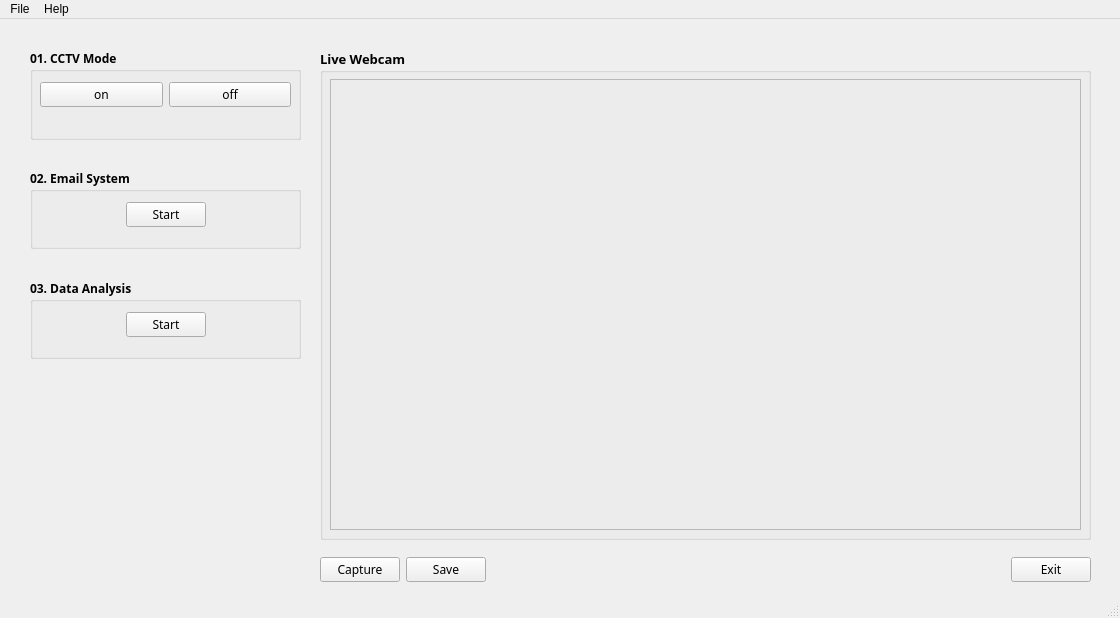
<?xml version="1.0" encoding="UTF-8"?>
<ui version="4.0">
 <class>MainWindow</class>
 <widget class="QMainWindow" name="MainWindow">
  <property name="geometry">
   <rect>
    <x>0</x>
    <y>0</y>
    <width>1120</width>
    <height>618</height>
   </rect>
  </property>
  <property name="windowTitle">
   <string>Hazardous Flying Object Detection</string>
  </property>
  <property name="windowIcon">
   <iconset>
    <normaloff>pics/airplane.png</normaloff>pics/airplane.png</iconset>
  </property>
  <widget class="QWidget" name="centralwidget">
   <widget class="QGroupBox" name="box_cctv">
    <property name="geometry">
     <rect>
      <x>30</x>
      <y>30</y>
      <width>271</width>
      <height>91</height>
     </rect>
    </property>
    <property name="font">
     <font>
      <family>Yu Gothic UI Semibold</family>
      <weight>75</weight>
      <bold>true</bold>
     </font>
    </property>
    <property name="title">
     <string>01. CCTV Mode</string>
    </property>
    <widget class="QWidget" name="horizontalLayoutWidget">
     <property name="geometry">
      <rect>
       <x>10</x>
       <y>20</y>
       <width>251</width>
       <height>51</height>
      </rect>
     </property>
     <layout class="QHBoxLayout" name="horizontalLayout_cctv">
      <item>
       <widget class="QPushButton" name="pushButton_cctv_on">
        <property name="font">
         <font>
          <family>Yu Gothic UI Semilight</family>
          <pointsize>9</pointsize>
          <weight>50</weight>
          <bold>false</bold>
         </font>
        </property>
        <property name="mouseTracking">
         <bool>false</bool>
        </property>
        <property name="text">
         <string>on</string>
        </property>
        <property name="autoDefault">
         <bool>false</bool>
        </property>
        <property name="default">
         <bool>false</bool>
        </property>
       </widget>
      </item>
      <item>
       <widget class="QPushButton" name="pushButton_cctv_off">
        <property name="font">
         <font>
          <family>Yu Gothic UI Semilight</family>
          <pointsize>9</pointsize>
          <weight>50</weight>
          <bold>false</bold>
         </font>
        </property>
        <property name="text">
         <string>off</string>
        </property>
       </widget>
      </item>
     </layout>
    </widget>
   </widget>
   <widget class="QGroupBox" name="box_webcam">
    <property name="geometry">
     <rect>
      <x>320</x>
      <y>30</y>
      <width>771</width>
      <height>491</height>
     </rect>
    </property>
    <property name="font">
     <font>
      <family>Yu Gothic UI Semibold</family>
      <pointsize>10</pointsize>
      <weight>75</weight>
      <bold>true</bold>
     </font>
    </property>
    <property name="title">
     <string>Live Webcam</string>
    </property>
    <widget class="QFrame" name="frame">
     <property name="geometry">
      <rect>
       <x>10</x>
       <y>30</y>
       <width>751</width>
       <height>451</height>
      </rect>
     </property>
     <property name="frameShape">
      <enum>QFrame::StyledPanel</enum>
     </property>
     <property name="frameShadow">
      <enum>QFrame::Raised</enum>
     </property>
    </widget>
   </widget>
   <widget class="QGroupBox" name="box_email">
    <property name="geometry">
     <rect>
      <x>30</x>
      <y>150</y>
      <width>271</width>
      <height>80</height>
     </rect>
    </property>
    <property name="font">
     <font>
      <family>Yu Gothic UI Semibold</family>
      <weight>75</weight>
      <bold>true</bold>
     </font>
    </property>
    <property name="title">
     <string>02. Email System</string>
    </property>
    <widget class="QWidget" name="horizontalLayoutWidget_3">
     <property name="geometry">
      <rect>
       <x>10</x>
       <y>20</y>
       <width>251</width>
       <height>51</height>
      </rect>
     </property>
     <layout class="QHBoxLayout" name="horizontalLayout_email">
      <item>
       <spacer name="horizontalSpacer">
        <property name="orientation">
         <enum>Qt::Horizontal</enum>
        </property>
        <property name="sizeHint" stdset="0">
         <size>
          <width>40</width>
          <height>20</height>
         </size>
        </property>
       </spacer>
      </item>
      <item>
       <widget class="QPushButton" name="pushButton_email">
        <property name="font">
         <font>
          <family>Yu Gothic UI Semilight</family>
          <pointsize>9</pointsize>
          <weight>50</weight>
          <bold>false</bold>
         </font>
        </property>
        <property name="text">
         <string>Start</string>
        </property>
       </widget>
      </item>
      <item>
       <spacer name="horizontalSpacer_2">
        <property name="orientation">
         <enum>Qt::Horizontal</enum>
        </property>
        <property name="sizeHint" stdset="0">
         <size>
          <width>40</width>
          <height>20</height>
         </size>
        </property>
       </spacer>
      </item>
     </layout>
    </widget>
   </widget>
   <widget class="QGroupBox" name="box_data">
    <property name="geometry">
     <rect>
      <x>30</x>
      <y>260</y>
      <width>271</width>
      <height>80</height>
     </rect>
    </property>
    <property name="font">
     <font>
      <family>Yu Gothic UI Semibold</family>
      <weight>75</weight>
      <bold>true</bold>
     </font>
    </property>
    <property name="title">
     <string>03. Data Analysis</string>
    </property>
    <widget class="QWidget" name="horizontalLayoutWidget_5">
     <property name="geometry">
      <rect>
       <x>10</x>
       <y>20</y>
       <width>251</width>
       <height>51</height>
      </rect>
     </property>
     <layout class="QHBoxLayout" name="horizontalLayout_data">
      <item>
       <spacer name="horizontalSpacer_6">
        <property name="orientation">
         <enum>Qt::Horizontal</enum>
        </property>
        <property name="sizeHint" stdset="0">
         <size>
          <width>40</width>
          <height>20</height>
         </size>
        </property>
       </spacer>
      </item>
      <item>
       <widget class="QPushButton" name="pushButton_data">
        <property name="font">
         <font>
          <family>Yu Gothic UI Semilight</family>
          <pointsize>9</pointsize>
          <weight>50</weight>
          <bold>false</bold>
         </font>
        </property>
        <property name="text">
         <string>Start</string>
        </property>
       </widget>
      </item>
      <item>
       <spacer name="horizontalSpacer_5">
        <property name="orientation">
         <enum>Qt::Horizontal</enum>
        </property>
        <property name="sizeHint" stdset="0">
         <size>
          <width>40</width>
          <height>20</height>
         </size>
        </property>
       </spacer>
      </item>
     </layout>
    </widget>
   </widget>
   <widget class="QWidget" name="horizontalLayoutWidget_2">
    <property name="geometry">
     <rect>
      <x>320</x>
      <y>530</y>
      <width>771</width>
      <height>41</height>
     </rect>
    </property>
    <layout class="QHBoxLayout" name="horizontalLayout">
     <item>
      <widget class="QPushButton" name="pushButton_capture">
       <property name="font">
        <font>
         <family>Yu Gothic UI Semilight</family>
         <weight>50</weight>
         <bold>false</bold>
        </font>
       </property>
       <property name="text">
        <string>Capture</string>
       </property>
       <property name="icon">
        <iconset>
         <normaloff>pics/capture.png</normaloff>pics/capture.png</iconset>
       </property>
      </widget>
     </item>
     <item>
      <widget class="QPushButton" name="pushButton_save">
       <property name="font">
        <font>
         <family>Yu Gothic UI Semilight</family>
         <weight>50</weight>
         <bold>false</bold>
        </font>
       </property>
       <property name="text">
        <string>Save</string>
       </property>
       <property name="icon">
        <iconset>
         <normaloff>pics/save.png</normaloff>pics/save.png</iconset>
       </property>
      </widget>
     </item>
     <item>
      <spacer name="horizontalSpacer_7">
       <property name="orientation">
        <enum>Qt::Horizontal</enum>
       </property>
       <property name="sizeHint" stdset="0">
        <size>
         <width>40</width>
         <height>20</height>
        </size>
       </property>
      </spacer>
     </item>
     <item>
      <widget class="QPushButton" name="pushButton_exit">
       <property name="font">
        <font>
         <family>Yu Gothic UI Semilight</family>
         <weight>50</weight>
         <bold>false</bold>
        </font>
       </property>
       <property name="text">
        <string>Exit</string>
       </property>
       <property name="icon">
        <iconset>
         <normaloff>pics/exit.png</normaloff>pics/exit.png</iconset>
       </property>
      </widget>
     </item>
    </layout>
   </widget>
  </widget>
  <widget class="QStatusBar" name="statusbar"/>
  <widget class="QMenuBar" name="menubar">
   <property name="geometry">
    <rect>
     <x>0</x>
     <y>0</y>
     <width>1120</width>
     <height>26</height>
    </rect>
   </property>
   <widget class="QMenu" name="menuFile">
    <property name="title">
     <string>File</string>
    </property>
    <addaction name="actionOpen"/>
    <addaction name="actionSave"/>
    <addaction name="actionPrint"/>
    <addaction name="actionExit"/>
   </widget>
   <widget class="QMenu" name="menuHelp">
    <property name="title">
     <string>Help</string>
    </property>
   </widget>
   <addaction name="menuFile"/>
   <addaction name="menuHelp"/>
  </widget>
  <action name="actionExit">
   <property name="checkable">
    <bool>false</bool>
   </property>
   <property name="icon">
    <iconset>
     <normaloff>pics/exit.png</normaloff>pics/exit.png</iconset>
   </property>
   <property name="text">
    <string>Exit</string>
   </property>
   <property name="shortcut">
    <string>Ctrl+Q</string>
   </property>
  </action>
  <action name="actionOpen">
   <property name="icon">
    <iconset>
     <normaloff>pics/edit.png</normaloff>pics/edit.png</iconset>
   </property>
   <property name="text">
    <string>Open</string>
   </property>
   <property name="shortcut">
    <string>Ctrl+O</string>
   </property>
  </action>
  <action name="actionSave">
   <property name="icon">
    <iconset>
     <normaloff>pics/save.png</normaloff>pics/save.png</iconset>
   </property>
   <property name="text">
    <string>Save</string>
   </property>
   <property name="shortcut">
    <string>Ctrl+S</string>
   </property>
  </action>
  <action name="actionPrint">
   <property name="icon">
    <iconset>
     <normaloff>pics/print.png</normaloff>pics/print.png</iconset>
   </property>
   <property name="text">
    <string>Print</string>
   </property>
   <property name="shortcut">
    <string>Ctrl+P</string>
   </property>
  </action>
 </widget>
 <tabstops>
  <tabstop>pushButton_cctv_on</tabstop>
  <tabstop>pushButton_cctv_off</tabstop>
  <tabstop>pushButton_email</tabstop>
  <tabstop>pushButton_data</tabstop>
  <tabstop>pushButton_capture</tabstop>
  <tabstop>pushButton_save</tabstop>
  <tabstop>pushButton_exit</tabstop>
 </tabstops>
 <resources/>
 <connections>
  <connection>
   <sender>pushButton_exit</sender>
   <signal>clicked()</signal>
   <receiver>MainWindow</receiver>
   <slot>close()</slot>
   <hints>
    <hint type="sourcelabel">
     <x>1028</x>
     <y>568</y>
    </hint>
    <hint type="destinationlabel">
     <x>763</x>
     <y>0</y>
    </hint>
   </hints>
  </connection>
  <connection>
   <sender>menubar</sender>
   <signal>triggered(QAction*)</signal>
   <receiver>MainWindow</receiver>
   <slot>close()</slot>
   <hints>
    <hint type="sourcelabel">
     <x>19</x>
     <y>15</y>
    </hint>
    <hint type="destinationlabel">
     <x>919</x>
     <y>0</y>
    </hint>
   </hints>
  </connection>
  <connection>
   <sender>pushButton_email</sender>
   <signal>clicked()</signal>
   <receiver>MainWindow</receiver>
   <slot>email_clicked()</slot>
   <hints>
    <hint type="sourcelabel">
     <x>182</x>
     <y>298</y>
    </hint>
    <hint type="destinationlabel">
     <x>283</x>
     <y>580</y>
    </hint>
   </hints>
  </connection>
  <connection>
   <sender>pushButton_data</sender>
   <signal>clicked()</signal>
   <receiver>MainWindow</receiver>
   <slot>bi_clicked()</slot>
   <hints>
    <hint type="sourcelabel">
     <x>155</x>
     <y>514</y>
    </hint>
    <hint type="destinationlabel">
     <x>224</x>
     <y>585</y>
    </hint>
   </hints>
  </connection>
 </connections>
 <slots>
  <slot>email_clicked()</slot>
  <slot>bi_clicked()</slot>
 </slots>
</ui>
